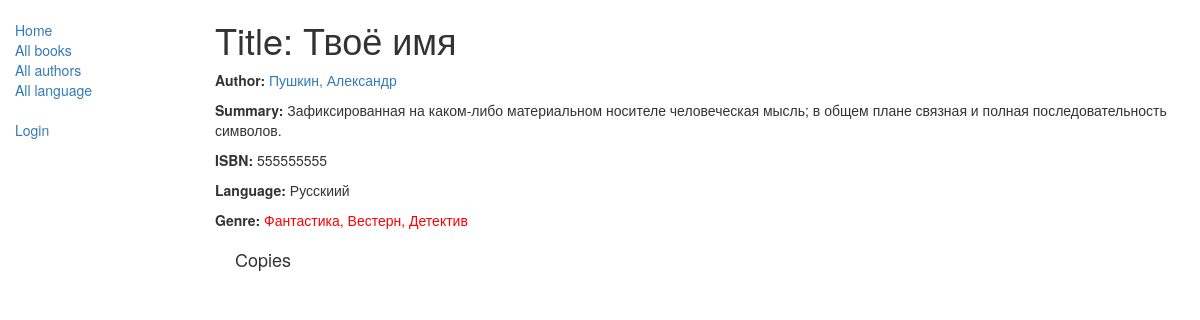
Screenshot of /catalog/book/8/ with the database file from the repository.
### catalog/models.py (models this page shows, shortened)
class Book(models.Model):
    title = models.CharField(max_length=200)
    author = models.ForeignKey('Author', on_delete=models.SET_NULL, null=True)
    summary = models.TextField(max_length=1000, help_text="Enter a brief description of the book")
    isbn = models.CharField('ISBN',max_length=13, help_text='13 Character <a href="https://www.isbn-international.org/content/what-isbn">ISBN number</a>')
    genre = models.ManyToManyField(Genre, help_text="Select a genre for this book")
    language = models.ForeignKey('Language', on_delete=models.SET_NULL, null=True)
    def display_genre(self):
        """
        Creates a string for the Genre. This is required to display genre in Admin.
        """
        return ', '.join([genre.name for genre in self.genre.all()[:3]])
    display_genre.short_description = 'Genre'

class Author(models.Model):
    first_name = models.CharField(max_length=100)
    last_name = models.CharField(max_length=100)
    date_of_birth = models.DateField(null=True, blank=True)
    date_of_death = models.DateField('Died', null=True, blank=True)
    def __str__(self):
        return '%s, %s' % (self.last_name, self.first_name)

class Language(models.Model):
    name = models.CharField(max_length=200,
                            unique=True,
                            help_text="Enter the book's natural language (e.g. English, French, Japanese etc.)")

class Genre(models.Model):
    name = models.CharField(max_length=200, help_text="Enter a book genre (e.g. Science Fiction, French Poetry etc.)")
    def __str__(self):
        return self.name

### catalog/views.py (the view)
# urls.py: path('book/<int:pk>/', views.BookDetailView.as_view(), name='book-detail'),
class BookDetailView(generic.DetailView):
    model = Book
    def get_context_data(self, **kwargs):
        context = super().get_context_data(**kwargs)
        book = self.get_object()
        selected_count = book.genre.count()  # Подсчёт количества жанров, связанных с книгой
        context['selected_count'] = selected_count
        return context

### catalog/templates/catalog/book_detail.html (shortened to what this page needs)
{% extends "base_generic.html" %}
{% block content %}
  <h1>Title: {{ book.title }}</h1>
  <p><strong>Author:</strong> <a href="">{{ book.author }}</a></p>
  <p><strong>Summary:</strong> {{ book.summary }}</p>
  <p><strong>ISBN:</strong> {{ book.isbn }}</p>
  <p><strong>Language:</strong> {{ book.language.name }}</p>
  <p><strong>Genre:</strong>
    <span class="
      {% if selected_count == 1 %}highlight-one
      {% elif selected_count == 2 %}highlight-two
      {% elif selected_count == 3 %}highlight-three
      {% endif %}
    ">
      {% for genre in book.genre.all %} {{ genre }}{% if not forloop.last %}, {% endif %}{% endfor %}
    </span>
  </p>
  <div style="margin-left:20px;margin-top:20px">
    <h4>Copies</h4>
  </div>
{% endblock %}

### catalog/static/css/styles.css (style rules this page uses)
.highlight-three { color: red; }

### rows the page displays
Book: title "Твоё имя", author "Пушкин, Александр", summary "Зафиксированная на каком-либо материальном носителе человеческая мысль; в общем плане связная и полная последовательность символов.", isbn "555555555", language.name "Русскиий"
Genre: name "Фантастика"
Genre: name "Вестерн"
Genre: name "Детектив"
